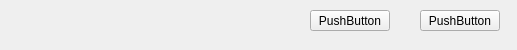
<?xml version="1.0" encoding="UTF-8"?>
<ui version="4.0">
 <class>TTitleWidget</class>
 <widget class="QWidget" name="TTitleWidget">
  <property name="geometry">
   <rect>
    <x>0</x>
    <y>0</y>
    <width>517</width>
    <height>50</height>
   </rect>
  </property>
  <property name="minimumSize">
   <size>
    <width>200</width>
    <height>50</height>
   </size>
  </property>
  <property name="windowTitle">
   <string>Form</string>
  </property>
  <widget class="QPushButton" name="pushButton">
   <property name="geometry">
    <rect>
     <x>420</x>
     <y>10</y>
     <width>80</width>
     <height>21</height>
    </rect>
   </property>
   <property name="text">
    <string>PushButton</string>
   </property>
  </widget>
  <widget class="QPushButton" name="pushButton_2">
   <property name="geometry">
    <rect>
     <x>310</x>
     <y>10</y>
     <width>80</width>
     <height>21</height>
    </rect>
   </property>
   <property name="text">
    <string>PushButton</string>
   </property>
  </widget>
 </widget>
 <resources/>
 <connections/>
</ui>
